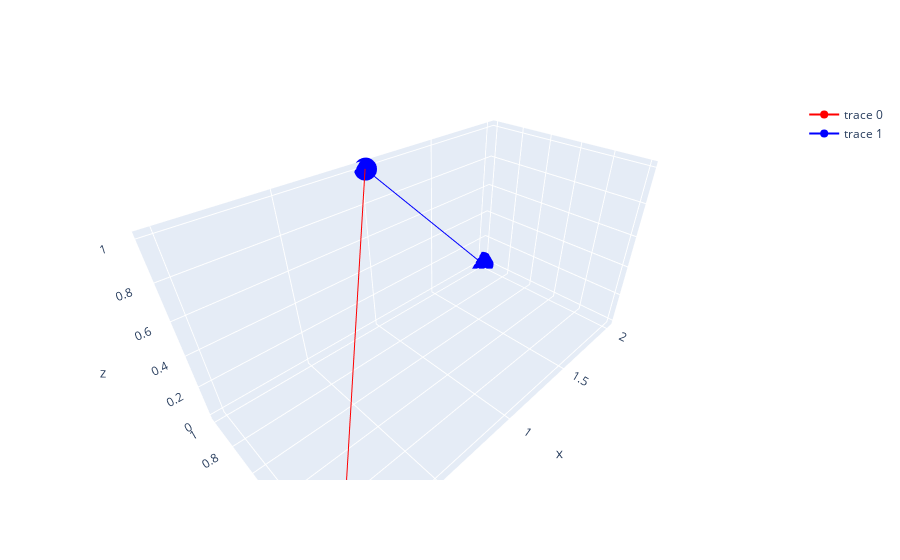

Source (notebook cell):
### Code cell
fig = go.Figure(
    data = list(map(
        lambda x, y, z, c :go.Scatter3d(
            x = x,
            y = y,
            z = z,
            line = dict(
                color = c
            )
        ),
        [[0, 1], [1, 2]],
        [[0, 1], [1, 1]],
        [[0, 1], [1, 0]],
        ['red', 'blue']
    ))
)
    

fig.update_layout(scene=dict(aspectmode='cube'))

max_range = np.max(np.ptp(points, axis=0))
xmin, ymin, zmin = points.min(axis=0)

print(xmin, ymin, zmin)

fig.update_layout(scene=dict(
    xaxis = dict(range=[xmin-0.1, xmin + max_range+ 0.1]),
    yaxis = dict(range=[ymin-0.1, ymin + max_range+ 0.1]),
    zaxis = dict(range=[zmin-0.1, zmin + max_range+ 0.1])
))

layout = go.Layout(
    scene = dict(
        camera = dict(
            eye = dict(x=-1, y = -1, z = 1)
        )
    )
)
fig.layout = layout
fig.show()

### Figure 1 — Plotly figure (JSON) as saved in the notebook; plotly's stock layout.template omitted (floating-point values rounded to 4 significant figures)
{"data": [{"line": {"color": "red"}, "type": "scatter3d", "x": [0, 1], "y": [0, 1], "z": [0, 1]}, {"line": {"color": "blue"}, "type": "scatter3d", "x": [1, 2], "y": [1, 1], "z": [1, 0]}], "layout": {"scene": {"camera": {"eye": {"x": -1, "y": -1, "z": 1}}}}}
